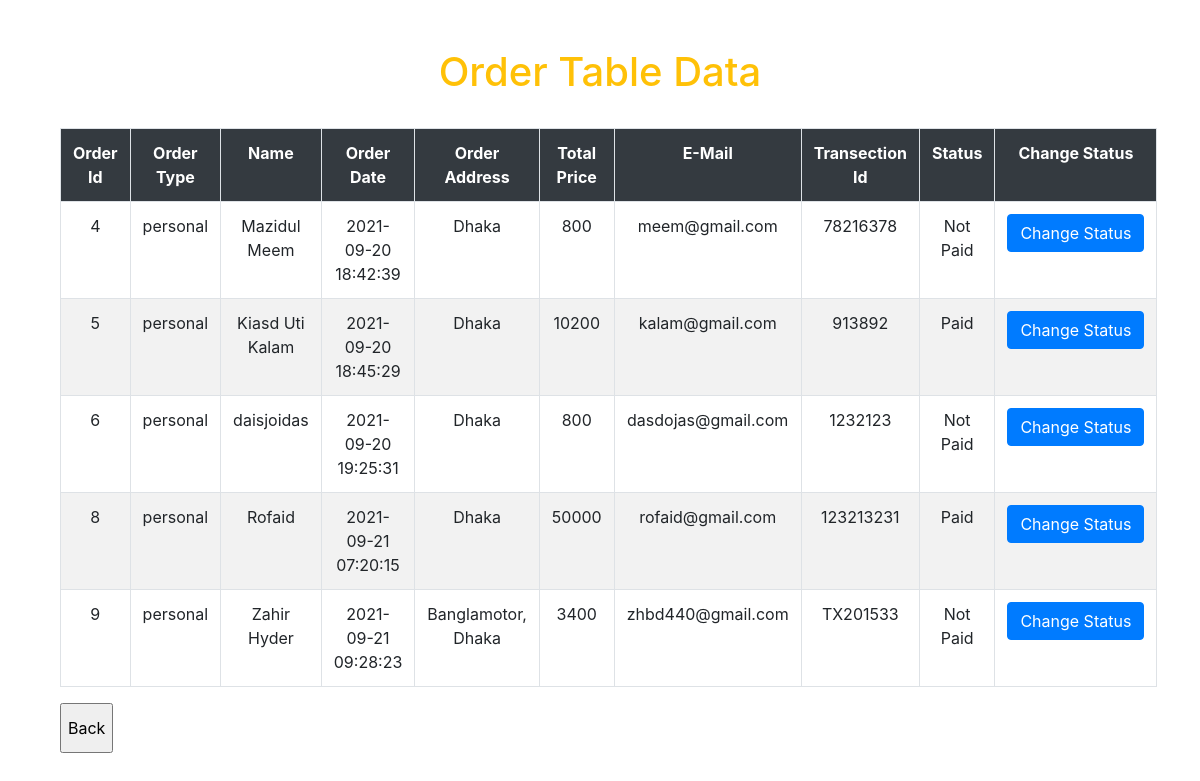
/verification/display.php, run on the app's committed database.
### tables this page shows
CREATE TABLE `order` (
  `order_id` int(11) NOT NULL,
  `order_type` varchar(255) NOT NULL,
  `name` varchar(255) NOT NULL,
  `order_date` datetime DEFAULT NULL,
  `order_address` varchar(255) DEFAULT NULL,
  `status` varchar(255) DEFAULT NULL,
  `total_price` double NOT NULL,
  `customer_email` varchar(255) DEFAULT NULL,
  `transactionID` varchar(255) DEFAULT NULL
);

### verification/display.php (the view, shortened to what this page needs)
<!DOCTYPE html>
<html>
<head>
  <link rel="stylesheet" href="https://maxcdn.bootstrapcdn.com/bootstrap/4.0.0/css/bootstrap.min.css">
 <link rel="stylesheet" type="text/css" href="http://ajax.aspnetcdn.com/ajax/jquery.dataTables/1.9.4/css/jquery.dataTables.css">
</head>
<body>
 <div class="container">
 <div class="col-lg-12">
 <br><br>
 <h1 class="text-warning text-center" > Order Table Data </h1>
 <br>
 <table  id="tabledata" class=" table table-striped table-hover table-bordered">
 <tr class="bg-dark text-white text-center">
 <th> Order Id </th>
 <th> Order Type </th>
 <th> Name </th>
 <th> Order Date </th>
 <th> Order Address </th>
 <th> Total Price </th>
 <th>E-Mail </th>
 <th> Transection Id </th>
 <th> Status </th>
 <th>Change Status</th>
 </tr >
 <?php
 include 'conn.php';
 $q = "select * from `order` where status='Not Paid' or status='Paid'";
 $query = mysqli_query($con,$q);
 while($res = mysqli_fetch_array($query)){
 ?>
 <tr class="text-center">
 <td> <?php echo $res['order_id'];  ?> </td>
 <td> <?php echo $res['order_type'];  ?> </td>
 <td> <?php echo $res['name'];  ?> </td>
 <td> <?php echo $res['order_date'];  ?> </td>
 <td> <?php echo $res['order_address'];  ?> </td>
  <td> <?php echo $res['total_price'];  ?> </td>
<td> <?php echo $res['customer_email'];  ?> </td>
  <td> <?php echo $res['transactionID'];  ?> </td>
  <td> <?php echo $res['status'];  ?> </td>
<td> <button class="btn-primary btn"> <a href="changestatus.php?id=<?php echo $res['order_id']; ?>" class="text-white"> Change Status</a> </button> </td>
 </tr>
 <?php
 }
 ?>
 </table>
 <input class="button" style=" wdith: 50px; height: 50px;" type="button" value="Back" onclick="history.back()">
 </div>
 </div>
</body>
</html>

### data on the page
order: order_id "4", order_type "personal", name "Mazidul Meem", order_date "2021-09-20 18:42:39", order_address "Dhaka", total_price "800", customer_email "meem@gmail.com", transactionID "78216378", status "Not Paid"
order: order_id "5", order_type "personal", name "Kiasd Uti Kalam", order_date "2021-09-20 18:45:29", order_address "Dhaka", total_price "10200", customer_email "kalam@gmail.com", transactionID "913892", status "Paid"
order: order_id "6", order_type "personal", name "daisjoidas", order_date "2021-09-20 19:25:31", order_address "Dhaka", total_price "800", customer_email "dasdojas@gmail.com", transactionID "1232123", status "Not Paid"
order: order_id "8", order_type "personal", name "Rofaid", order_date "2021-09-21 07:20:15", order_address "Dhaka", total_price "50000", customer_email "rofaid@gmail.com", transactionID "123213231", status "Paid"
order: order_id "9", order_type "personal", name "Zahir Hyder", order_date "2021-09-21 09:28:23", order_address "Banglamotor, Dhaka", total_price "3400", customer_email "zhbd440@gmail.com", transactionID "TX201533", status "Not Paid"
